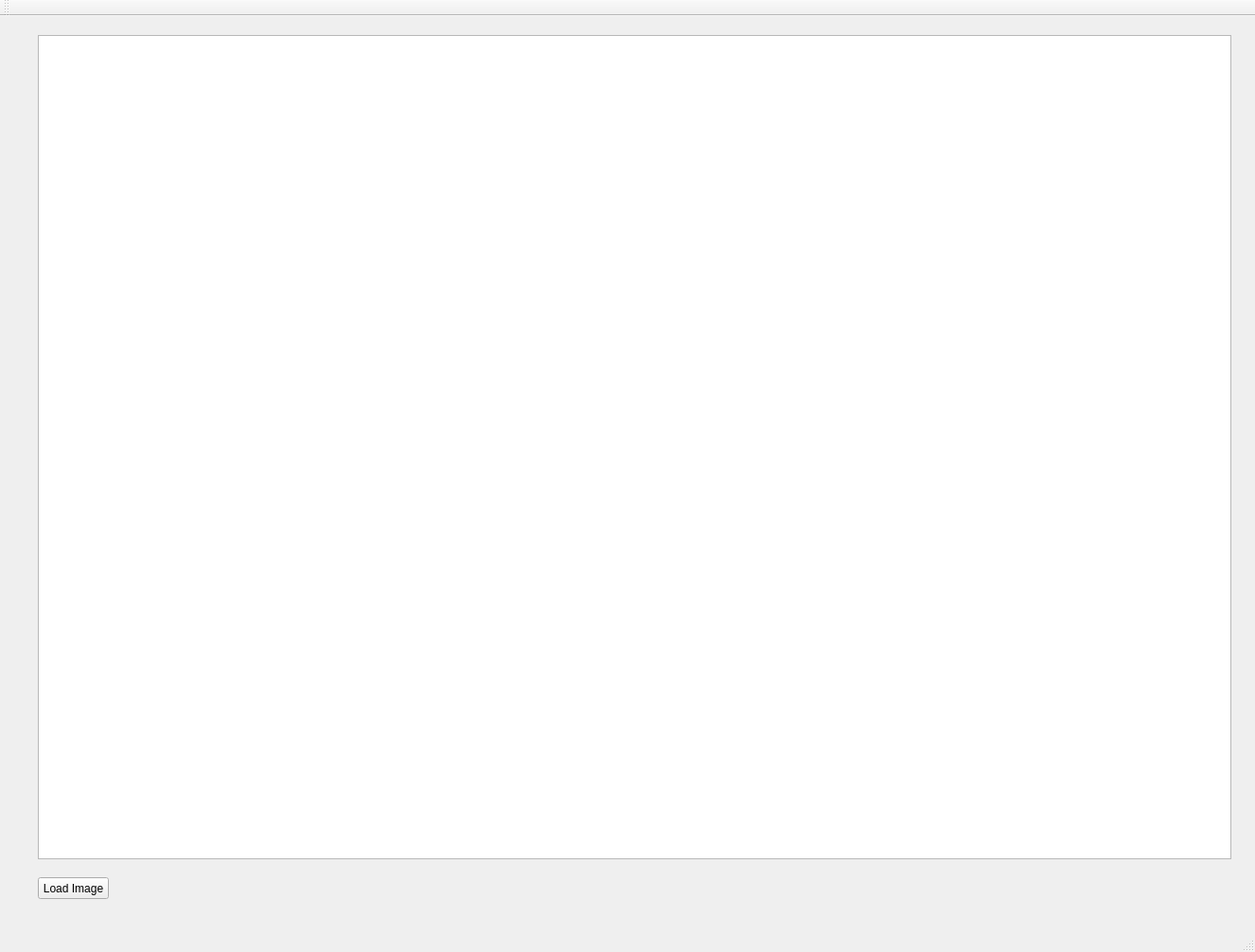
<?xml version="1.0" encoding="UTF-8"?>
<ui version="4.0">
 <class>MainWindow</class>
 <widget class="QMainWindow" name="MainWindow">
  <property name="geometry">
   <rect>
    <x>0</x>
    <y>0</y>
    <width>1326</width>
    <height>1006</height>
   </rect>
  </property>
  <property name="windowTitle">
   <string>MainWindow</string>
  </property>
  <widget class="QWidget" name="centralWidget">
   <widget class="QGraphicsView" name="graphicsView">
    <property name="geometry">
     <rect>
      <x>40</x>
      <y>20</y>
      <width>1261</width>
      <height>871</height>
     </rect>
    </property>
   </widget>
   <widget class="QPushButton" name="Load_Image">
    <property name="geometry">
     <rect>
      <x>40</x>
      <y>910</y>
      <width>75</width>
      <height>23</height>
     </rect>
    </property>
    <property name="text">
     <string>Load Image</string>
    </property>
   </widget>
  </widget>
  <widget class="QMenuBar" name="menuBar">
   <property name="geometry">
    <rect>
     <x>0</x>
     <y>0</y>
     <width>1326</width>
     <height>21</height>
    </rect>
   </property>
  </widget>
  <widget class="QToolBar" name="mainToolBar">
   <attribute name="toolBarArea">
    <enum>TopToolBarArea</enum>
   </attribute>
   <attribute name="toolBarBreak">
    <bool>false</bool>
   </attribute>
  </widget>
  <widget class="QStatusBar" name="statusBar"/>
 </widget>
 <layoutdefault spacing="6" margin="11"/>
 <resources/>
 <connections/>
</ui>
